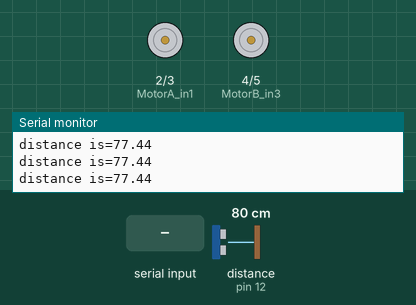
Simulated run of this sketch. Board: Arduino Uno, built with avr-gcc and run on an emulated ATmega328P. Shown: motor-driver pin pairs drawn as motors (green arrow = first pin HIGH = forward, orange = second pin HIGH = backward, longer = more drive, scaled by the enable pin), the last lines printed to the serial monitor. Wiring (inferred from the names in the program): ultrasonic range finder: trigger pin 13; echo pin 12. The inputs (shaded band) are chosen by the test bench; at power-on: distance to the obstacle (sensor on pin 12) 80 cm. The echo pulse lasts 58.3 µs per cm.

Above: at 1.2 s.
1.3 s: byte 49 ('1') received over Serial
2.8 s: "B\n" received over Serial
At 4.0 s:
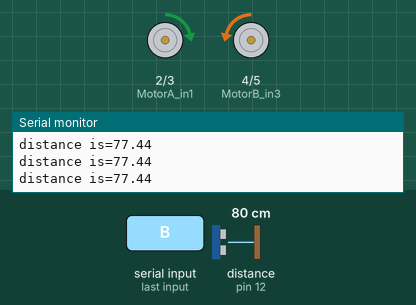
4.3 s: byte 70 ('F') received over Serial
At 5.1 s:
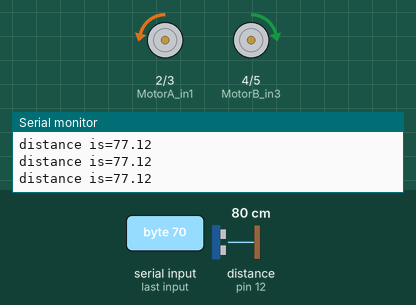
5.8 s: byte 82 ('R') received over Serial
At 6.8 s:
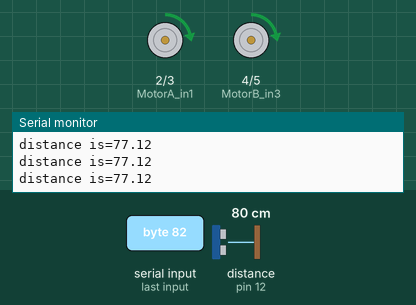
7.3 s: byte 76 ('L') received over Serial
At 7.9 s:
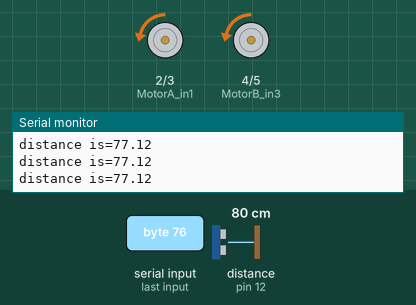
8.8 s: byte 48 ('0') received over Serial
At 10.1 s:
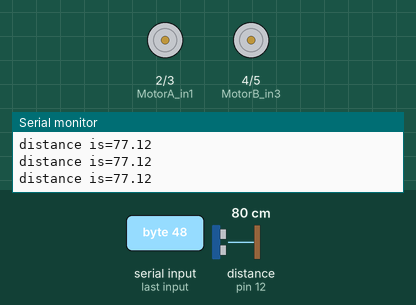
Timing chart, 0 to 11.3 s (numbered marks = the images above; inputs shaded):
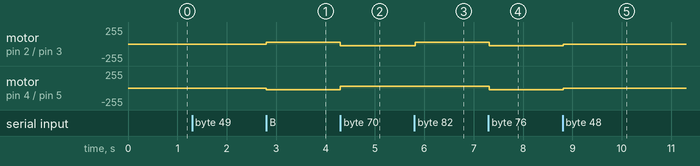

Measured:
- after the input at 2.8 s, motor on pin 2 (MotorA_in1) / pin 3 (MotorA_in2): stopped → forward 28/255 at once; motor on pin 4 (MotorB_in3) / pin 5 (MotorB_in4): stopped → backward 28/255 at once
- after the input at 4.3 s, motor on pin 2 (MotorA_in1) / pin 3 (MotorA_in2): forward 28/255 → backward 28/255 at once; motor on pin 4 (MotorB_in3) / pin 5 (MotorB_in4): backward 28/255 → forward 28/255 at once
- after the input at 5.8 s, motor on pin 2 (MotorA_in1) / pin 3 (MotorA_in2): backward 28/255 → forward 28/255 at once
- after the input at 7.3 s, motor on pin 2 (MotorA_in1) / pin 3 (MotorA_in2), motor on pin 4 (MotorB_in3) / pin 5 (MotorB_in4): forward 28/255 → backward 28/255 at once
- after the input at 8.8 s, motor on pin 2 (MotorA_in1) / pin 3 (MotorA_in2), motor on pin 4 (MotorB_in3) / pin 5 (MotorB_in4): backward 28/255 → stopped at once

The sketch:

Robot_Control_by_Andriod.ino
```cpp
int trig = 13;    // sonar sensor
int echo = 12;
float distance,duration;
int MotorA_in1 =2;
int MotorA_in2 =3;
int MotorB_in3 =4;
int MotorB_in4 =5;
int MotorA_PWM =9;
int MotorB_PWM =10;
char sms;
int spd= 150;
void setup() {
  Serial.begin(9600);
  pinMode(MotorA_in1, OUTPUT);
  pinMode(MotorA_in2, OUTPUT);
  pinMode(MotorB_in3, OUTPUT);
  pinMode(MotorB_in4, OUTPUT);
  pinMode(MotorA_PWM, OUTPUT);
  pinMode(MotorB_PWM, OUTPUT);

  pinMode(trig,OUTPUT);
  pinMode(echo,INPUT);
}
void loop() {
   analogWrite(MotorA_PWM, spd);
   analogWrite(MotorB_PWM, spd);
   Sonarsensor();
   if(Serial.available()) {
   sms = Serial.read();
   }
   if(sms == 'B') {
    RobotBackward();
   }
   if(sms == 'F') {
    RobotForward();
   }
   if(sms == 'R') {
    RobotRight();
   }
   if(sms == 'L') {
    RobotLeft();
   }
      if(sms == 'S') {
    RobotStop();
   }
   if(sms == '0') {
    spd = 0;
   }
      if(sms == '1') {
    spd = 28;
   }
      if(sms == '2') {
    spd = 56;
   }
      if(sms == '3') {
    spd = 84;
   }
      if(sms == '4') {
    spd = 112;
   }
      if(sms == '5') {
    spd = 140;
   }
      if(sms == '6') {
    spd = 168;
   }
      if(sms == '7') {
    spd = 196;
   }
      if(sms == '8') {
    spd = 224;
   }
      if(sms == '9') {
    spd = 252;
   }
   }
void RobotForward() {
  digitalWrite(MotorA_in1, LOW);
  digitalWrite(MotorA_in2, HIGH);
  digitalWrite(MotorB_in3, HIGH);
  digitalWrite(MotorB_in4, LOW);

}

void RobotStop() {

  digitalWrite(MotorA_in1, LOW);
  digitalWrite(MotorA_in2, LOW);
  digitalWrite(MotorB_in3, LOW);
  digitalWrite(MotorB_in4, LOW);
}

void RobotBackward() {
  digitalWrite(MotorA_in1, HIGH);
  digitalWrite(MotorA_in2, LOW);
  digitalWrite(MotorB_in3, LOW);
  digitalWrite(MotorB_in4, HIGH);
}


void RobotRight() {
    digitalWrite(MotorA_in1, HIGH);
  digitalWrite(MotorA_in2, LOW);
  digitalWrite(MotorB_in3, HIGH);
  digitalWrite(MotorB_in4, LOW);
}

void RobotLeft() {
    digitalWrite(MotorA_in1, LOW);
  digitalWrite(MotorA_in2, HIGH);
  digitalWrite(MotorB_in3, LOW);
  digitalWrite(MotorB_in4, HIGH);

}
void Sonarsensor(){
        digitalWrite(trig, LOW);
        delay(2);
        digitalWrite(trig, HIGH);
        delayMicroseconds(10);
        digitalWrite(trig,LOW);
        duration =pulseIn(echo, HIGH);
        distance=(duration*0.0332)/2;  // calculated in cm
        Serial.print("distance is=");
        Serial.print(distance);
        Serial.print("\n");
}
```
